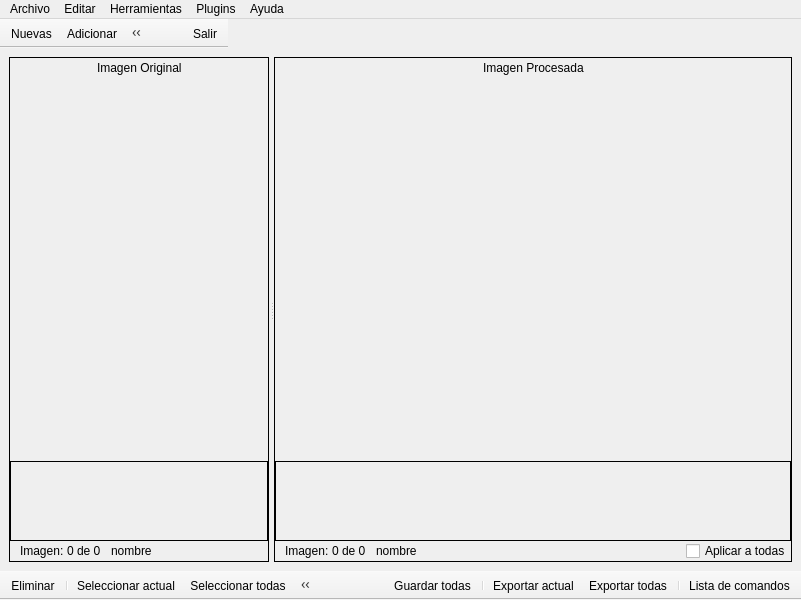
<?xml version="1.0" encoding="UTF-8"?>
<ui version="4.0">
 <class>MainWindow</class>
 <widget class="QMainWindow" name="MainWindow">
  <property name="geometry">
   <rect>
    <x>0</x>
    <y>0</y>
    <width>801</width>
    <height>600</height>
   </rect>
  </property>
  <property name="windowTitle">
   <string>MainWindow</string>
  </property>
  <widget class="QWidget" name="centralwidget">
   <layout class="QGridLayout" name="gridLayout_3">
    <item row="0" column="0">
     <widget class="QSplitter" name="splitter">
      <property name="orientation">
       <enum>Qt::Horizontal</enum>
      </property>
      <property name="handleWidth">
       <number>5</number>
      </property>
      <widget class="QFrame" name="areaOriginal">
       <property name="frameShape">
        <enum>QFrame::Box</enum>
       </property>
       <property name="frameShadow">
        <enum>QFrame::Plain</enum>
       </property>
       <property name="lineWidth">
        <number>1</number>
       </property>
       <layout class="QGridLayout" name="gridLayout">
        <property name="margin">
         <number>0</number>
        </property>
        <property name="spacing">
         <number>0</number>
        </property>
        <item row="8" column="0">
         <layout class="QHBoxLayout" name="horizontalLayout_2">
          <item>
           <spacer name="horizontalSpacer_3">
            <property name="orientation">
             <enum>Qt::Horizontal</enum>
            </property>
            <property name="sizeType">
             <enum>QSizePolicy::Fixed</enum>
            </property>
            <property name="sizeHint" stdset="0">
             <size>
              <width>10</width>
              <height>20</height>
             </size>
            </property>
           </spacer>
          </item>
          <item>
           <widget class="QLabel" name="label">
            <property name="text">
             <string>Imagen: </string>
            </property>
           </widget>
          </item>
          <item>
           <widget class="QLabel" name="indicadorOriginal">
            <property name="text">
             <string>0 de 0</string>
            </property>
           </widget>
          </item>
          <item>
           <spacer name="horizontalSpacer_5">
            <property name="orientation">
             <enum>Qt::Horizontal</enum>
            </property>
            <property name="sizeType">
             <enum>QSizePolicy::Fixed</enum>
            </property>
            <property name="sizeHint" stdset="0">
             <size>
              <width>10</width>
              <height>20</height>
             </size>
            </property>
           </spacer>
          </item>
          <item>
           <widget class="QLabel" name="nombreOriginal">
            <property name="text">
             <string>nombre</string>
            </property>
           </widget>
          </item>
          <item>
           <spacer name="horizontalSpacer">
            <property name="orientation">
             <enum>Qt::Horizontal</enum>
            </property>
            <property name="sizeHint" stdset="0">
             <size>
              <width>40</width>
              <height>20</height>
             </size>
            </property>
           </spacer>
          </item>
         </layout>
        </item>
        <item row="7" column="0">
         <layout class="QVBoxLayout" name="verticalLayout">
          <item>
           <widget class="QScrollArea" name="imgOriginal">
            <property name="minimumSize">
             <size>
              <width>200</width>
              <height>0</height>
             </size>
            </property>
            <property name="frameShape">
             <enum>QFrame::NoFrame</enum>
            </property>
            <property name="frameShadow">
             <enum>QFrame::Plain</enum>
            </property>
            <property name="lineWidth">
             <number>1</number>
            </property>
            <property name="widgetResizable">
             <bool>true</bool>
            </property>
            <widget class="QWidget" name="scrollAreaWidgetContents">
             <property name="geometry">
              <rect>
               <x>0</x>
               <y>0</y>
               <width>291</width>
               <height>343</height>
              </rect>
             </property>
             <layout class="QGridLayout" name="gridLayout_4">
              <item row="0" column="0">
               <widget class="QLabel" name="img_Original">
                <property name="text">
                 <string/>
                </property>
               </widget>
              </item>
             </layout>
            </widget>
           </widget>
          </item>
          <item>
           <widget class="QScrollArea" name="thumbOriginal">
            <property name="minimumSize">
             <size>
              <width>200</width>
              <height>80</height>
             </size>
            </property>
            <property name="maximumSize">
             <size>
              <width>16777215</width>
              <height>80</height>
             </size>
            </property>
            <property name="frameShape">
             <enum>QFrame::Box</enum>
            </property>
            <property name="frameShadow">
             <enum>QFrame::Plain</enum>
            </property>
            <property name="lineWidth">
             <number>1</number>
            </property>
            <property name="widgetResizable">
             <bool>true</bool>
            </property>
            <widget class="QWidget" name="scrollAreaWidgetContents_3">
             <property name="geometry">
              <rect>
               <x>0</x>
               <y>0</y>
               <width>289</width>
               <height>78</height>
              </rect>
             </property>
             <layout class="QGridLayout" name="gridLayout_6">
              <item row="0" column="0">
               <layout class="QHBoxLayout" name="miniaturas_originales">
                <property name="spacing">
                 <number>5</number>
                </property>
               </layout>
              </item>
              <item row="0" column="1">
               <spacer name="horizontalSpacer_11">
                <property name="orientation">
                 <enum>Qt::Horizontal</enum>
                </property>
                <property name="sizeHint" stdset="0">
                 <size>
                  <width>40</width>
                  <height>20</height>
                 </size>
                </property>
               </spacer>
              </item>
             </layout>
            </widget>
           </widget>
          </item>
         </layout>
        </item>
        <item row="3" column="0">
         <layout class="QHBoxLayout" name="horizontalLayout_4">
          <property name="spacing">
           <number>10</number>
          </property>
          <item>
           <spacer name="horizontalSpacer_9">
            <property name="orientation">
             <enum>Qt::Horizontal</enum>
            </property>
            <property name="sizeHint" stdset="0">
             <size>
              <width>40</width>
              <height>20</height>
             </size>
            </property>
           </spacer>
          </item>
          <item>
           <widget class="QLabel" name="label_3">
            <property name="text">
             <string>Imagen Original</string>
            </property>
           </widget>
          </item>
          <item>
           <spacer name="horizontalSpacer_8">
            <property name="orientation">
             <enum>Qt::Horizontal</enum>
            </property>
            <property name="sizeHint" stdset="0">
             <size>
              <width>40</width>
              <height>20</height>
             </size>
            </property>
           </spacer>
          </item>
         </layout>
        </item>
       </layout>
      </widget>
      <widget class="QFrame" name="areaProcesada">
       <property name="frameShape">
        <enum>QFrame::Box</enum>
       </property>
       <property name="frameShadow">
        <enum>QFrame::Plain</enum>
       </property>
       <property name="lineWidth">
        <number>1</number>
       </property>
       <layout class="QGridLayout" name="gridLayout_2">
        <property name="margin">
         <number>0</number>
        </property>
        <property name="spacing">
         <number>0</number>
        </property>
        <item row="0" column="0">
         <layout class="QVBoxLayout" name="verticalLayout_2">
          <item>
           <layout class="QHBoxLayout" name="horizontalLayout_5">
            <property name="spacing">
             <number>10</number>
            </property>
            <item>
             <spacer name="horizontalSpacer_10">
              <property name="orientation">
               <enum>Qt::Horizontal</enum>
              </property>
              <property name="sizeHint" stdset="0">
               <size>
                <width>40</width>
                <height>20</height>
               </size>
              </property>
             </spacer>
            </item>
            <item>
             <widget class="QLabel" name="label_4">
              <property name="text">
               <string>Imagen Procesada</string>
              </property>
             </widget>
            </item>
            <item>
             <spacer name="horizontalSpacer_7">
              <property name="orientation">
               <enum>Qt::Horizontal</enum>
              </property>
              <property name="sizeHint" stdset="0">
               <size>
                <width>40</width>
                <height>20</height>
               </size>
              </property>
             </spacer>
            </item>
           </layout>
          </item>
          <item>
           <widget class="QScrollArea" name="imgProcesada">
            <property name="minimumSize">
             <size>
              <width>400</width>
              <height>0</height>
             </size>
            </property>
            <property name="frameShape">
             <enum>QFrame::NoFrame</enum>
            </property>
            <property name="frameShadow">
             <enum>QFrame::Plain</enum>
            </property>
            <property name="widgetResizable">
             <bool>true</bool>
            </property>
            <widget class="QWidget" name="scrollAreaWidgetContents_2">
             <property name="geometry">
              <rect>
               <x>0</x>
               <y>0</y>
               <width>479</width>
               <height>335</height>
              </rect>
             </property>
             <layout class="QGridLayout" name="gridLayout_5">
              <item row="1" column="0">
               <widget class="QLabel" name="img_Procesada">
                <property name="text">
                 <string/>
                </property>
                <property name="pixmap">
                 <pixmap>../recursos/Archivo11.JPG</pixmap>
                </property>
               </widget>
              </item>
             </layout>
            </widget>
           </widget>
          </item>
          <item>
           <widget class="QScrollArea" name="thumbProcesada">
            <property name="minimumSize">
             <size>
              <width>0</width>
              <height>80</height>
             </size>
            </property>
            <property name="maximumSize">
             <size>
              <width>16777215</width>
              <height>80</height>
             </size>
            </property>
            <property name="frameShape">
             <enum>QFrame::Box</enum>
            </property>
            <property name="frameShadow">
             <enum>QFrame::Plain</enum>
            </property>
            <property name="lineWidth">
             <number>1</number>
            </property>
            <property name="widgetResizable">
             <bool>true</bool>
            </property>
            <widget class="QWidget" name="scrollAreaWidgetContents_4">
             <property name="geometry">
              <rect>
               <x>0</x>
               <y>0</y>
               <width>477</width>
               <height>78</height>
              </rect>
             </property>
             <layout class="QGridLayout" name="gridLayout_7">
              <item row="0" column="0">
               <layout class="QHBoxLayout" name="miniaturas_procesadas">
                <property name="spacing">
                 <number>5</number>
                </property>
               </layout>
              </item>
              <item row="0" column="1">
               <spacer name="horizontalSpacer_12">
                <property name="orientation">
                 <enum>Qt::Horizontal</enum>
                </property>
                <property name="sizeHint" stdset="0">
                 <size>
                  <width>40</width>
                  <height>20</height>
                 </size>
                </property>
               </spacer>
              </item>
             </layout>
            </widget>
           </widget>
          </item>
         </layout>
        </item>
        <item row="1" column="0">
         <layout class="QHBoxLayout" name="horizontalLayout_3">
          <item>
           <spacer name="horizontalSpacer_4">
            <property name="orientation">
             <enum>Qt::Horizontal</enum>
            </property>
            <property name="sizeType">
             <enum>QSizePolicy::Fixed</enum>
            </property>
            <property name="sizeHint" stdset="0">
             <size>
              <width>10</width>
              <height>20</height>
             </size>
            </property>
           </spacer>
          </item>
          <item>
           <widget class="QLabel" name="label_2">
            <property name="text">
             <string>Imagen: </string>
            </property>
           </widget>
          </item>
          <item>
           <widget class="QLabel" name="indicadorProcesada">
            <property name="text">
             <string>0 de 0</string>
            </property>
           </widget>
          </item>
          <item>
           <spacer name="horizontalSpacer_6">
            <property name="orientation">
             <enum>Qt::Horizontal</enum>
            </property>
            <property name="sizeType">
             <enum>QSizePolicy::Fixed</enum>
            </property>
            <property name="sizeHint" stdset="0">
             <size>
              <width>10</width>
              <height>20</height>
             </size>
            </property>
           </spacer>
          </item>
          <item>
           <widget class="QLabel" name="nombreProcesada">
            <property name="text">
             <string>nombre</string>
            </property>
           </widget>
          </item>
          <item>
           <spacer name="horizontalSpacer_2">
            <property name="orientation">
             <enum>Qt::Horizontal</enum>
            </property>
            <property name="sizeHint" stdset="0">
             <size>
              <width>40</width>
              <height>20</height>
             </size>
            </property>
           </spacer>
          </item>
          <item>
           <widget class="QCheckBox" name="aplicar_todas">
            <property name="text">
             <string>Aplicar a todas</string>
            </property>
           </widget>
          </item>
         </layout>
        </item>
       </layout>
      </widget>
     </widget>
    </item>
   </layout>
  </widget>
  <widget class="QMenuBar" name="menubar">
   <property name="geometry">
    <rect>
     <x>0</x>
     <y>0</y>
     <width>801</width>
     <height>25</height>
    </rect>
   </property>
   <widget class="QMenu" name="menuArchivo">
    <property name="title">
     <string>Archivo</string>
    </property>
    <addaction name="actionNuevas"/>
    <addaction name="actionAdicionar"/>
    <addaction name="separator"/>
    <addaction name="actionGuardar"/>
    <addaction name="actionGuardarTodas"/>
    <addaction name="actionExportar"/>
    <addaction name="actionExportarTodas"/>
    <addaction name="separator"/>
    <addaction name="actionMinimizar"/>
    <addaction name="actionSalir"/>
   </widget>
   <widget class="QMenu" name="menuAyuda">
    <property name="title">
     <string>Ayuda</string>
    </property>
    <addaction name="actionAcerca"/>
   </widget>
   <widget class="QMenu" name="menuHerramientas">
    <property name="title">
     <string>Herramientas</string>
    </property>
    <addaction name="actionSeleccionar_actual"/>
    <addaction name="actionSeleccionar_todas"/>
    <addaction name="separator"/>
    <addaction name="actionListaComandos"/>
   </widget>
   <widget class="QMenu" name="menuPlugins">
    <property name="title">
     <string>Plugins</string>
    </property>
   </widget>
   <widget class="QMenu" name="menuEditar">
    <property name="title">
     <string>Editar</string>
    </property>
    <addaction name="actionDeshacer"/>
    <addaction name="actionRehacer"/>
    <addaction name="separator"/>
    <addaction name="actionEliminar"/>
   </widget>
   <addaction name="menuArchivo"/>
   <addaction name="menuEditar"/>
   <addaction name="menuHerramientas"/>
   <addaction name="menuPlugins"/>
   <addaction name="menuAyuda"/>
  </widget>
  <widget class="QToolBar" name="toolBarPrincipal">
   <property name="contextMenuPolicy">
    <enum>Qt::PreventContextMenu</enum>
   </property>
   <property name="windowTitle">
    <string>toolBar</string>
   </property>
   <property name="movable">
    <bool>false</bool>
   </property>
   <attribute name="toolBarArea">
    <enum>TopToolBarArea</enum>
   </attribute>
   <attribute name="toolBarBreak">
    <bool>false</bool>
   </attribute>
   <addaction name="actionNuevas"/>
   <addaction name="actionAdicionar"/>
  </widget>
  <widget class="QToolBar" name="toolBarOriginal">
   <property name="contextMenuPolicy">
    <enum>Qt::PreventContextMenu</enum>
   </property>
   <property name="windowTitle">
    <string>toolBar_2</string>
   </property>
   <property name="movable">
    <bool>false</bool>
   </property>
   <attribute name="toolBarArea">
    <enum>BottomToolBarArea</enum>
   </attribute>
   <attribute name="toolBarBreak">
    <bool>false</bool>
   </attribute>
   <addaction name="actionEliminar"/>
   <addaction name="separator"/>
   <addaction name="actionSeleccionar_actual"/>
   <addaction name="actionSeleccionar_todas"/>
  </widget>
  <widget class="QToolBar" name="toolBarProcesada">
   <property name="contextMenuPolicy">
    <enum>Qt::PreventContextMenu</enum>
   </property>
   <property name="windowTitle">
    <string>toolBar_3</string>
   </property>
   <property name="layoutDirection">
    <enum>Qt::RightToLeft</enum>
   </property>
   <property name="movable">
    <bool>false</bool>
   </property>
   <attribute name="toolBarArea">
    <enum>BottomToolBarArea</enum>
   </attribute>
   <attribute name="toolBarBreak">
    <bool>false</bool>
   </attribute>
   <addaction name="actionListaComandos"/>
   <addaction name="separator"/>
   <addaction name="actionExportarTodas"/>
   <addaction name="actionExportar"/>
   <addaction name="separator"/>
   <addaction name="actionGuardarTodas"/>
   <addaction name="actionGuardar"/>
   <addaction name="separator"/>
   <addaction name="actionRehacer"/>
   <addaction name="actionDeshacer"/>
  </widget>
  <widget class="QToolBar" name="toolBar">
   <property name="minimumSize">
    <size>
     <width>100</width>
     <height>0</height>
    </size>
   </property>
   <property name="maximumSize">
    <size>
     <width>100</width>
     <height>16777215</height>
    </size>
   </property>
   <property name="contextMenuPolicy">
    <enum>Qt::PreventContextMenu</enum>
   </property>
   <property name="windowTitle">
    <string>toolBar</string>
   </property>
   <property name="layoutDirection">
    <enum>Qt::RightToLeft</enum>
   </property>
   <property name="movable">
    <bool>false</bool>
   </property>
   <attribute name="toolBarArea">
    <enum>TopToolBarArea</enum>
   </attribute>
   <attribute name="toolBarBreak">
    <bool>false</bool>
   </attribute>
   <addaction name="actionSalir"/>
   <addaction name="actionMinimizar"/>
  </widget>
  <action name="actionEliminar">
   <property name="icon">
    <iconset resource="recursos.qrc">
     <normaloff>:/imgs/recursos/imagenes/delete_image.png</normaloff>:/imgs/recursos/imagenes/delete_image.png</iconset>
   </property>
   <property name="text">
    <string>Eliminar</string>
   </property>
  </action>
  <action name="actionDeshacer">
   <property name="icon">
    <iconset resource="recursos.qrc">
     <normaloff>:/imgs/recursos/imagenes/deshacer.png</normaloff>:/imgs/recursos/imagenes/deshacer.png</iconset>
   </property>
   <property name="text">
    <string>Deshacer</string>
   </property>
  </action>
  <action name="actionRehacer">
   <property name="icon">
    <iconset resource="recursos.qrc">
     <normaloff>:/imgs/recursos/imagenes/rehacer.png</normaloff>:/imgs/recursos/imagenes/rehacer.png</iconset>
   </property>
   <property name="text">
    <string>Rehacer</string>
   </property>
  </action>
  <action name="actionExportar">
   <property name="icon">
    <iconset resource="recursos.qrc">
     <normaloff>:/imgs/recursos/imagenes/exportar.png</normaloff>:/imgs/recursos/imagenes/exportar.png</iconset>
   </property>
   <property name="text">
    <string>Exportar actual</string>
   </property>
   <property name="toolTip">
    <string>Exportar actual</string>
   </property>
  </action>
  <action name="actionGuardar">
   <property name="icon">
    <iconset resource="recursos.qrc">
     <normaloff>:/imgs/recursos/imagenes/guardar.png</normaloff>:/imgs/recursos/imagenes/guardar.png</iconset>
   </property>
   <property name="text">
    <string>Guardar actual</string>
   </property>
   <property name="toolTip">
    <string>Guardar actual</string>
   </property>
  </action>
  <action name="actionExportarTodas">
   <property name="icon">
    <iconset resource="recursos.qrc">
     <normaloff>:/imgs/recursos/imagenes/exportar_todas.png</normaloff>:/imgs/recursos/imagenes/exportar_todas.png</iconset>
   </property>
   <property name="text">
    <string>Exportar todas</string>
   </property>
   <property name="toolTip">
    <string>Exportar todas</string>
   </property>
  </action>
  <action name="actionGuardarTodas">
   <property name="icon">
    <iconset resource="recursos.qrc">
     <normaloff>:/imgs/recursos/imagenes/guardar_todas.png</normaloff>:/imgs/recursos/imagenes/guardar_todas.png</iconset>
   </property>
   <property name="text">
    <string>Guardar todas</string>
   </property>
   <property name="toolTip">
    <string>Guardar todas</string>
   </property>
  </action>
  <action name="actionListaComandos">
   <property name="icon">
    <iconset resource="recursos.qrc">
     <normaloff>:/imgs/recursos/imagenes/lista_cmds.png</normaloff>:/imgs/recursos/imagenes/lista_cmds.png</iconset>
   </property>
   <property name="text">
    <string>Lista de comandos</string>
   </property>
   <property name="toolTip">
    <string>Lista de comandos</string>
   </property>
  </action>
  <action name="actionNuevas">
   <property name="icon">
    <iconset resource="recursos.qrc">
     <normaloff>:/imgs/recursos/imagenes/nuevas.png</normaloff>:/imgs/recursos/imagenes/nuevas.png</iconset>
   </property>
   <property name="text">
    <string>Nuevas</string>
   </property>
  </action>
  <action name="actionSalir">
   <property name="icon">
    <iconset resource="recursos.qrc">
     <normaloff>:/imgs/recursos/imagenes/apagar.png</normaloff>:/imgs/recursos/imagenes/apagar.png</iconset>
   </property>
   <property name="text">
    <string>Salir</string>
   </property>
  </action>
  <action name="actionSeleccionar_actual">
   <property name="icon">
    <iconset resource="recursos.qrc">
     <normaloff>:/imgs/recursos/imagenes/seleccionar_actual.png</normaloff>:/imgs/recursos/imagenes/seleccionar_actual.png</iconset>
   </property>
   <property name="text">
    <string>Seleccionar actual</string>
   </property>
  </action>
  <action name="actionSeleccionar_todas">
   <property name="icon">
    <iconset resource="recursos.qrc">
     <normaloff>:/imgs/recursos/imagenes/seleccionar_todas.png</normaloff>:/imgs/recursos/imagenes/seleccionar_todas.png</iconset>
   </property>
   <property name="text">
    <string>Seleccionar todas</string>
   </property>
  </action>
  <action name="actionAdicionar">
   <property name="icon">
    <iconset resource="recursos.qrc">
     <normaloff>:/imgs/recursos/imagenes/adicionar.png</normaloff>:/imgs/recursos/imagenes/adicionar.png</iconset>
   </property>
   <property name="text">
    <string>Adicionar</string>
   </property>
  </action>
  <action name="actionAcerca">
   <property name="icon">
    <iconset resource="recursos.qrc">
     <normaloff>:/imgs/recursos/imagenes/docluxlogo.png</normaloff>:/imgs/recursos/imagenes/docluxlogo.png</iconset>
   </property>
   <property name="text">
    <string>Acerca</string>
   </property>
   <property name="toolTip">
    <string>Acerca de</string>
   </property>
  </action>
  <action name="actionMinimizar">
   <property name="icon">
    <iconset resource="recursos.qrc">
     <normaloff>:/imgs/recursos/imagenes/minimizar.png</normaloff>:/imgs/recursos/imagenes/minimizar.png</iconset>
   </property>
   <property name="text">
    <string>Minimizar</string>
   </property>
  </action>
 </widget>
 <resources>
  <include location="recursos.qrc"/>
 </resources>
 <connections/>
</ui>
